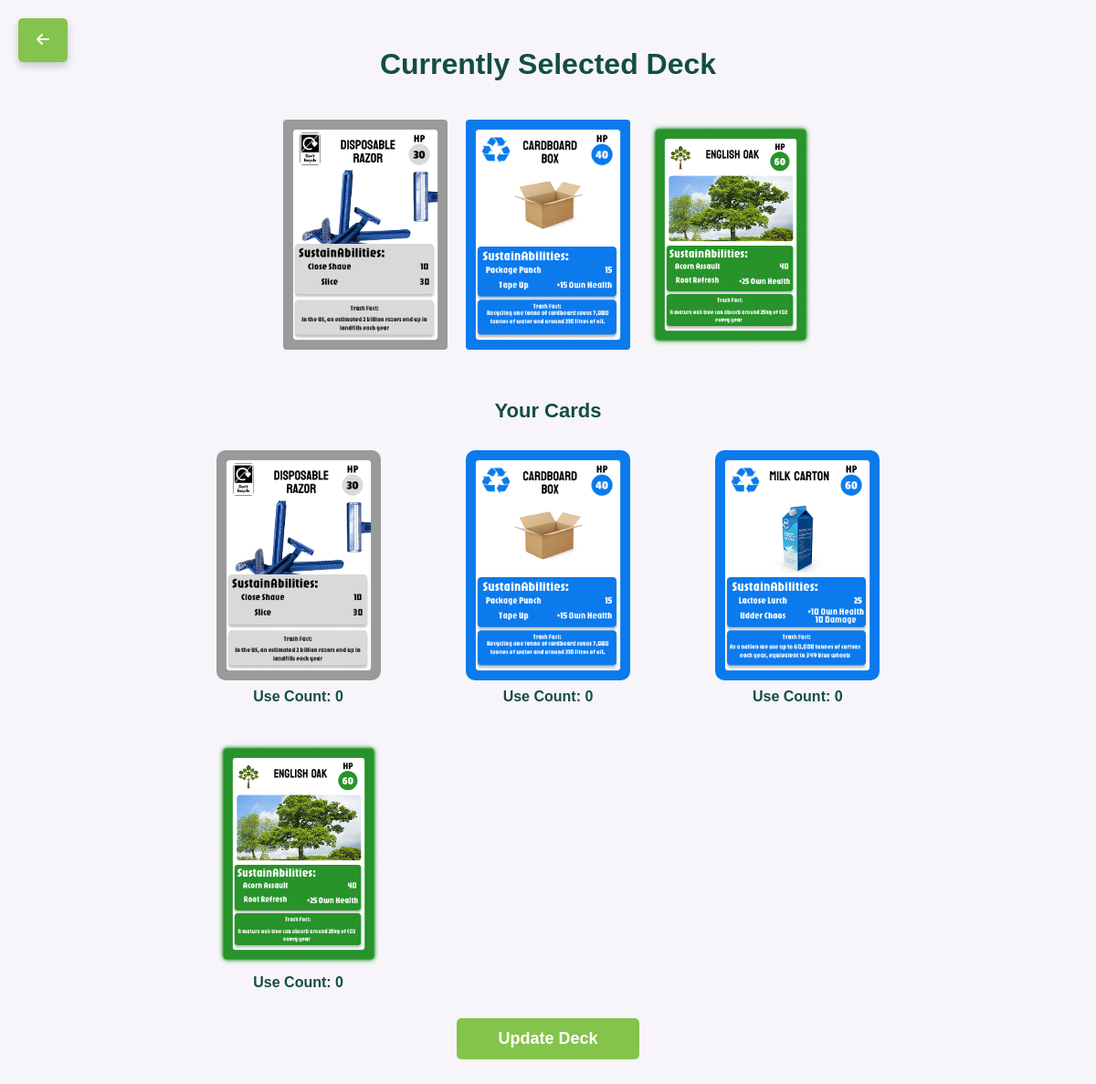
/change_deck (signed in), run on the app's committed database.
### backend/models.py (models this page shows, shortened)
class Card(models.Model):
    name = models.CharField(max_length=100, primary_key=True)
    image = models.ImageField()
    card_type = models.IntegerField()
    ability_name_1 = models.CharField(max_length=100)
    ability_power_1 = models.IntegerField()
    ability_name_2 = models.CharField(max_length=100)
    ability_power_2 = models.IntegerField()
    ability_self_power_2 = models.IntegerField(default=0)
    health_points = models.IntegerField()
    fact = models.CharField(max_length=200)

class PlayerCards(models.Model):
    player = models.ForeignKey(User, on_delete=models.CASCADE)
    card = models.ForeignKey(Card, on_delete=models.CASCADE)
    in_gym = models.BooleanField()
    use_count = models.IntegerField() # Depends on the card type, check if this record is removed

### backend/views.py (the view)
# urls.py: path('change_deck', views.change_deck, name='change_deck'),
@login_required
def change_deck(request):
    referer = request.META.get("HTTP_REFERER")
    if referer and "change_deck" not in referer:
        request.session["original_referrer"] = referer
    cards = Card.objects.all().order_by('card_type')
    players_cards = PlayerCards.objects.filter(player=request.user)
    deck_card_1 = request.user.profile.deck_card_1
    deck_card_2 = request.user.profile.deck_card_2
    deck_card_3 = request.user.profile.deck_card_3
    context = {
        "cards": cards,
        "player_cards": players_cards,
        "user": request.user,
        "deck_card_1": deck_card_1,
        "deck_card_2": deck_card_2,
        "deck_card_3": deck_card_3,
        "previous_page": request.session.get("original_referrer", "/view-gym")
    }
    return render(request, 'backend/profile/changeDeck.html', context)

### templates/backend/profile/changeDeck.html (shortened to what this page needs)
<!DOCTYPE html>
<html lang="en">
    <head>
        {% load static %}
        {% load profile_extras %}
        <link rel="stylesheet" href="{% static 'css/backend/profile/changeDeck.css' %}">
        <link rel="stylesheet" href="https://cdnjs.cloudflare.com/ajax/libs/font-awesome/6.0.0/css/all.min.css">
    </head>
    <body>
        <div class="backButton">
            <a class="back-button" href="{{ previous_page }}">
                <i class="fas fa-arrow-left"></i>
            </a>
        </div>
        <div class="Deck">
            <div class="deckTitle">
                <p>Currently Selected Deck</p>
            </div>
            <div class="My Deck">
                <table>
                    <tr>
                        <td>
                            {% if deck_card_1 %}
                                <img src="{{ deck_card_1.image.url }}" alt="{{ deck_card_1.name }}">
                            {% else %}
                                <img src="{% static 'images/backend/profile/PlasticBlankBorder.png' %}" alt="Deck Card 1">
                            {% endif %}
                        </td>
                        <td>
                            {% if deck_card_2 %}
                                <img src="{{ deck_card_2.image.url }}" alt="{{ deck_card_2.name }}">
                            {% else %}
                                <img src="{% static 'images/backend/profile/PlasticBlankBorder.png' %}" alt="Deck Card 2">
                            {% endif %}
                        </td>
                        <td>
                            {% if deck_card_3 %}
                                <img src="{{ deck_card_3.image.url }}" alt="{{ deck_card_3.name }}">
                            {% else %}
                                <img src="{% static 'images/backend/profile/PlasticBlankBorder.png' %}" alt="Deck Card 3">
                            {% endif %}
                        </td>
                    </tr>
                </table>
            </div>
        </div>
        <div class="cards-selection">
            <h2>Your Cards</h2>
            <form method="POST" action="{% url 'update_deck' %}">
                <div class="cardTable">
                    <table>
                        <tr>
                        {% for player_card in player_cards %}
                            {% if not player_card.in_gym %}
                                <td>
                                    <label class="card-select">
                                        <img src="{{ player_card.card.image.url }}"
                                         alt="{{ player_card.card.name }}">
                                        <div class="use-count">
                                            Use Count: {{ player_card.use_count }}
                                        </div>
                                    </label>
                                </td>
                            {% endif %}
                        {% endfor %}
                        </tr>
                    </table>
                </div>
                <button type="submit" onclick="return lessThanThree()">Update Deck</button>
            </form>
        </div>
    </body>
</html>

### static/css/backend/profile/changeDeck.css (style rules this page uses)
body { font-family: Arial, sans-serif; background-color: #f7f5fa; margin: 0; padding: 20px; }
h2 { margin: 20px 0; font-size: 22px; color: #144E3F; text-align: center; }
.backButton { position: fixed; top: 20px; left: 20px; z-index: 1000; }
.backButton a { background-color: #84C44C; color: white; padding: 15px 20px; text-decoration: none; border-radius: 5px; display: inline-block; box-shadow: 0 4px 8px rgba(0, 0, 0, 0.2); transition: background-color 0.3s ease; }
.Deck { margin-bottom: 40px; }
.deckTitle { font-size: 32px; font-weight: bold; text-align: center; margin-bottom: 20px; color: #144E3F; }
.My.Deck table { margin: 0 auto; border-collapse: collapse; }
.My.Deck td { padding: 10px; }
.My.Deck img { width: 180px; height: auto; }
.cards-selection { max-width: 1200px; margin: 0 auto; }
.cardTable table { width: 100%; border-collapse: collapse; margin: 0 auto; }
.cardTable tr { display: grid; grid-template-columns: repeat(auto-fill, minmax(200px, 1fr)); gap: 20px; max-width: 800px; margin: 0 auto; }
.cardTable td { text-align: center; padding: 10px; }
.card-select { display: inline-block; position: relative; cursor: pointer; perspective: 1000px; }
.card-select img { width: 180px; height: auto; transition: all 0.3s ease; border-radius: 10px; }
button[type="submit"] { display: block; width: 200px; padding: 12px 30px; margin: 20px auto; background-color: #84C44C; color: white; border: none; border-radius: 5px; font-size: 18px; font-weight: bold; cursor: pointer; transition: background-color 0.3s; }
.back-button { color: white; }
.use-count { font-family: Arial, sans-serif; text-align: center; font-weight: bold; margin-top: 5px; font-size: 16px; color: #144E3F; }

### data on the page
Card: image (picture)
Card: image (picture)
Card: image (picture)
PlayerCards: card.image (picture), use_count "0"
PlayerCards: card.image (picture), use_count "0"
PlayerCards: card.image (picture), use_count "0"
PlayerCards: card.image (picture), use_count "0"
